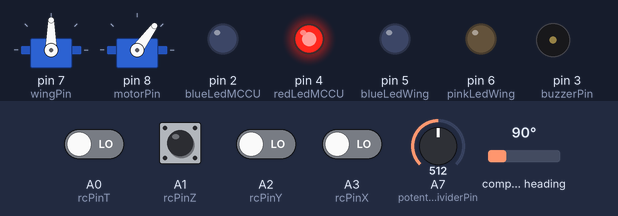
A sketch run on a simulated Arduino Nano, built with avr-gcc and run on an emulated ATmega328P. Shown: 2 × servo, output pins drawn as LEDs (lit = HIGH), buzzer (waves = sounding, pin HIGH). Inputs (shaded band) come from the test bench; at power-on: A0 (rcPinT), A1 (rcPinZ), A2 (rcPinY), A3 (rcPinX) LOW, A7 (potentialDividerPin) = 512, compass heading 90°.

Above: at 1.2 s.
1.3 s: A7 (potentialDividerPin) set to 483
At 2.5 s:
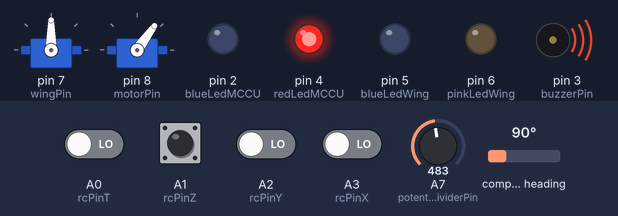
2.8 s: A7 (potentialDividerPin) set to 511
At 3.7 s:
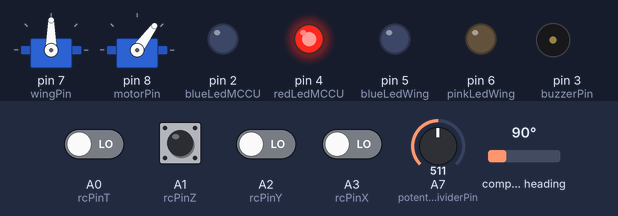
4.3 s: A7 (potentialDividerPin) set to 350
At 5.1 s:
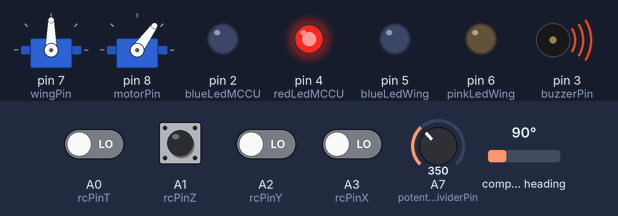
5.8 s: A1 (rcPinZ) pulsed HIGH 2 times (0.12 s each, 0.3 s apart)
At 6.9 s:
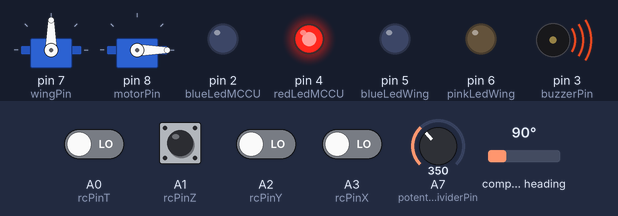
7.9 s: A7 (potentialDividerPin) set to 322
At 9.2 s:
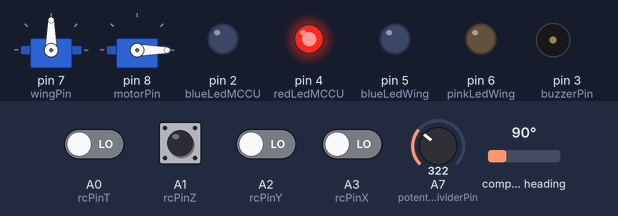
Timing chart, 0 to 10.4 s (numbered marks = the images above; inputs shaded):
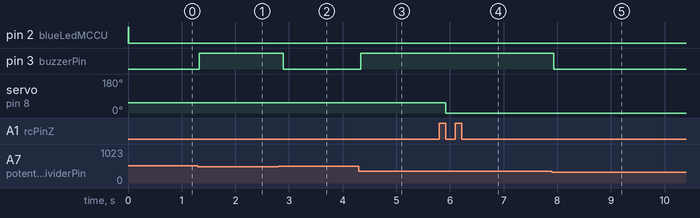

Measured:
- the behaviour switches between 501 and 500 on A7 (potentialDividerPin) (found by bisection; images 0 and 1)
- the behaviour switches between 337 and 336 on A7 (potentialDividerPin) (found by bisection; images 4 and 5)
- after the input at 1.3 s, pin 3 (buzzerPin): LOW → HIGH at once
- after the input at 2.8 s, pin 3 (buzzerPin): HIGH → LOW after 0.09 s
- after the input at 4.3 s, pin 3 (buzzerPin): LOW → HIGH at once
- after the input at 5.8 s, servo on pin 8 (motorPin): 54° → 0° after 0.12 s
- after the input at 7.9 s, pin 3 (buzzerPin): HIGH → LOW at once

The sketch:

MonocopterControl59_MCCU_2_SimplerHeadingRate.ino
```cpp
#define rcPinX A3   // Connected to CH1 of Transmitter
#define rcPinY A2   // Connected to CH2 of transmitter
#define rcPinZ A1   // Connected to CH3 of transmitter
#define rcPinT A0
#define potentialDividerPin A7
#define buzzerPin 3
#define wingPin 7
#define motorPin 8
#define blueLedMCCU 2
#define redLedMCCU 4
#define blueLedWing 5
#define pinkLedWing 6
#include <Servo.h>

#include <Wire.h>
#include <Adafruit_Sensor.h>
#include <Adafruit_HMC5883_U.h>

#include "PinChangeInterrupt.h"

/* Assign a unique ID to this sensor at the same time */
Adafruit_HMC5883_Unified mag = Adafruit_HMC5883_Unified(12345);

Servo ServoWing;
Servo Motor;
int x_mid = 1520; // Check the middle value on your transmitter
int y_mid = 1500;
int z_min = 1100;
int t_min = 1100;
int heading;
volatile int x = x_mid;
volatile int y = y_mid;
volatile int z = z_min;
volatile int t = t_min;
float flight_bearing;
float current_bearing = 0;
float flight_magnitude = 0;
float x_vec = 0;
float y_vec = 0;
float z_vec = 0;

int safety;

volatile int prev_time_x = 0;
volatile int prev_time_y = 0;
volatile int prev_time_z = 0;
volatile int prev_time_t = 0;

int default_angle_wing = 90;
int servo_angle_wing = default_angle_wing;

float flap_constant = 0.045;
float voltageReading = 0;
int cycleCounter = 0;
#define cycleDelay 60

bool rotation_reset = false;
unsigned long rotation_start_time = 1;
float previous_last_rotation_time = 1;
float last_rotation_time = 1;
float predicted_rotation_time = 1;
float current_rotation_progress = 1;

void setup() {
  TCCR0B = TCCR0B & B11111000 | B00000001;    // set timer 0 divisor to     1 for PWM frequency of 62500.00 Hz
  pinMode(rcPinX, INPUT);
  pinMode(rcPinY, INPUT);
  pinMode(rcPinZ, INPUT);
  pinMode(rcPinT, INPUT);

  pinMode(buzzerPin, OUTPUT);
  pinMode(blueLedMCCU, OUTPUT);
  pinMode(redLedMCCU, OUTPUT);
  pinMode(blueLedWing, OUTPUT);
  pinMode(pinkLedWing, OUTPUT);

  ServoWing.attach(wingPin);
  ServoWing.write(default_angle_wing);
  Motor.attach(motorPin);
  Motor.writeMicroseconds(z);

  if(!mag.begin())
  {
    /* There was a problem detecting the HMC5883 ... check your connections */
    //Serial.println("Ooops, no HMC5883 detected ... Check your wiring!");
  }

  //Serial.begin(9600);

  attachPCINT(digitalPinToPCINT(rcPinX), rising_x, RISING); //  PWM values from the receiver are read using pin change interrupts
  attachPCINT(digitalPinToPCINT(rcPinY), rising_y, RISING);
  attachPCINT(digitalPinToPCINT(rcPinZ), rising_z, RISING);
  attachPCINT(digitalPinToPCINT(rcPinT), rising_t, RISING);
  digitalWrite(blueLedMCCU, HIGH);
  digitalWrite(redLedMCCU, HIGH);
  delay(500);

}

void loop() {

  if (cycleCounter == cycleDelay) {                                           //  A section of code executed every (cycleDelay)th cycle,
    voltageReading = analogRead(A7)*0.01488;                                  //  here it checks if the battery voltage (measured by a
    //Serial.println(voltageReading);                                         //  potential divider) is within the safe range, if I
    if (voltageReading > 5.00 and voltageReading < 7.45 and t < 1200) {     //  want it to check (I use Channel T for this)
      digitalWrite(buzzerPin, HIGH);
    }
    else if (voltageReading > 10 and voltageReading < 11.25 and t < 1200) {
      digitalWrite(buzzerPin, HIGH);
    }
    else {
      digitalWrite(buzzerPin, LOW);
    }
    cycleCounter = 0;
  }

  else {
    cycleCounter++;
  }


  x_vec = x_mid - x;
  y_vec = y_mid - y;

  heading = getHeading();

  if (heading >= 270 and heading <=360 and rotation_reset == true) {
    previous_last_rotation_time = last_rotation_time;
    last_rotation_time = millisCorrected() - rotation_start_time;
    rotation_start_time = millisCorrected();
    rotation_reset = false;
    //Serial.println("At 360");
  }

  else if (heading >= 45 and heading <= 255 and rotation_reset == false) {
    rotation_reset = true;
    //Serial.println("At 180");
  }

  else {}

  //predicted_rotation_time = float(float(last_rotation_time) * float(float(last_rotation_time) / float(previous_last_rotation_time)));
  //predicted_rotation_time = long(sq(last_rotation_time)) / previous_last_rotation_time; //long needed for sq
  predicted_rotation_time = last_rotation_time * (last_rotation_time / previous_last_rotation_time);

  current_rotation_progress = (float(millisCorrected() - rotation_start_time) / float(predicted_rotation_time));

  current_bearing = 360 - (360 * current_rotation_progress);

  current_bearing = constrain(current_bearing, 0, 360);


   // North-South indicator LEDs on the MCCU control board:
  if ((current_bearing >= 0 and current_bearing < 20) or (current_bearing >= 340 and current_bearing <= 360)) {
    digitalWrite(redLedMCCU, HIGH);
  }

  else {
    digitalWrite(redLedMCCU, LOW);
  }

  if (current_bearing > 160 and current_bearing < 200) {
    digitalWrite(blueLedMCCU, HIGH);
  }

  else {
    digitalWrite(blueLedMCCU, LOW);
  }

  safety = map(t, 1450, 1570, 0, 3);
  safety = map(safety, 0, 3, 0, 255);
  safety = constrain(safety, 0, 255);


  //  North-South indicator LEDs on the tip of the wing:
  if (flight_magnitude > 50 and sin(0.01745329 * (current_bearing - flight_bearing) + 4.712389) < -0.9) {
    analogWrite(blueLedWing, safety);
    analogWrite(pinkLedWing, safety);
  }

  else if (flight_magnitude > 50 and sin(0.01745329 * (current_bearing - flight_bearing) + 4.712389) > 0.9) {
    analogWrite(blueLedWing, 0);
    analogWrite(pinkLedWing, 0);
  }

  else if ((current_bearing >= 0 and current_bearing < 90) or (current_bearing >= 270 and current_bearing <= 360)) {
    analogWrite(blueLedWing, safety);
    analogWrite(pinkLedWing, 0);
  }

  else if (current_bearing >= 90 and current_bearing < 270) {
    analogWrite(pinkLedWing, safety);
    analogWrite(blueLedWing, 0);
  }

  else {
    analogWrite(blueLedWing, 0);
    analogWrite(pinkLedWing, 0);
  }


  flight_magnitude = sqrt(sq(x_vec) + sq(y_vec));
  flight_magnitude = constrain(flight_magnitude, 0, 360);
  //  To make sure that moving the stick on the transmitter diagonally does not result in a greater flight_magnitude


  if ((x_vec >= 0) && (y_vec >= 0)){
    flight_bearing = 90 - (57.29578 * atan(y_vec / x_vec));

  }

  else if ((x_vec >= 0) && (y_vec < 0)){
    flight_bearing = 90 + (57.29578 * atan(y_vec / - x_vec));

  }

  else if ((x_vec < 0) && (y_vec >= 0)){
    flight_bearing = 270 + (57.29578 * atan(y_vec / - x_vec));

  }

  else if ((x_vec < 0) && (y_vec < 0)){
    flight_bearing = 270 - (57.29578 * atan(y_vec / x_vec));

  }

  //Serial.println(z);


  if (flight_magnitude > 40) {
    servo_angle_wing = default_angle_wing - (flap_constant * flight_magnitude * sin(0.01745329 * (current_bearing - flight_bearing) + 3.14159));
  }

  else if (flight_magnitude <= 40) {
    servo_angle_wing = default_angle_wing;
  }
  //Serial.println(heading);
  ServoWing.write(servo_angle_wing);
  Motor.writeMicroseconds(z);

}

int getHeading() {
  sensors_event_t event;
  mag.getEvent(&event);

  //float heading = atan2(event.magnetic.y, event.magnetic.x);
  int localHeading = atan2(event.magnetic.y, event.magnetic.x) * 180/M_PI;

  // Once you have your heading, you must then add your 'Declination Angle', which is the 'Error' of the magnetic field in your location.
  // Find yours here: http://www.magnetic-declination.com/
  // Mine is: -13* 2' W, which is ~13 Degrees, or (which we need) 0.22 radians
  // If you cannot find your Declination, comment out these two lines, your compass will be slightly off.
  int declinationAngle = 6;
  localHeading += declinationAngle;

  // Correct for when signs are reversed.
  if(localHeading < 0)
    localHeading += 360;

  // Check for wrap due to addition of declination.
  if(localHeading > 360)
    localHeading -= 360;

  return localHeading;
}

unsigned long millisCorrected() {
  return millis() / 64;
}

unsigned long microsCorrected() {
  return micros() / 64;
}

// The pin change interrupt service routines
void rising_x() {
  attachPCINT(digitalPinToPCINT(rcPinX), falling_x, FALLING);
  prev_time_x = microsCorrected();
}
void falling_x() {
  attachPCINT(digitalPinToPCINT(rcPinX), rising_x, RISING);
  x = microsCorrected()-prev_time_x;
}
void rising_y() {
  attachPCINT(digitalPinToPCINT(rcPinY), falling_y, FALLING);
  prev_time_y = microsCorrected();
}
void falling_y() {
  attachPCINT(digitalPinToPCINT(rcPinY), rising_y, RISING);
  y = microsCorrected()-prev_time_y;
}
void rising_z() {
  attachPCINT(digitalPinToPCINT(rcPinZ), falling_z, FALLING);
  prev_time_z = microsCorrected();
}
void falling_z() {
  attachPCINT(digitalPinToPCINT(rcPinZ), rising_z, RISING);
  z = microsCorrected()-prev_time_z;
}
void rising_t() {
  attachPCINT(digitalPinToPCINT(rcPinT), falling_t, FALLING);
  prev_time_t = microsCorrected();
}
void falling_t() {
  attachPCINT(digitalPinToPCINT(rcPinT), rising_t, RISING);
  t = microsCorrected()-prev_time_t;
}
```
